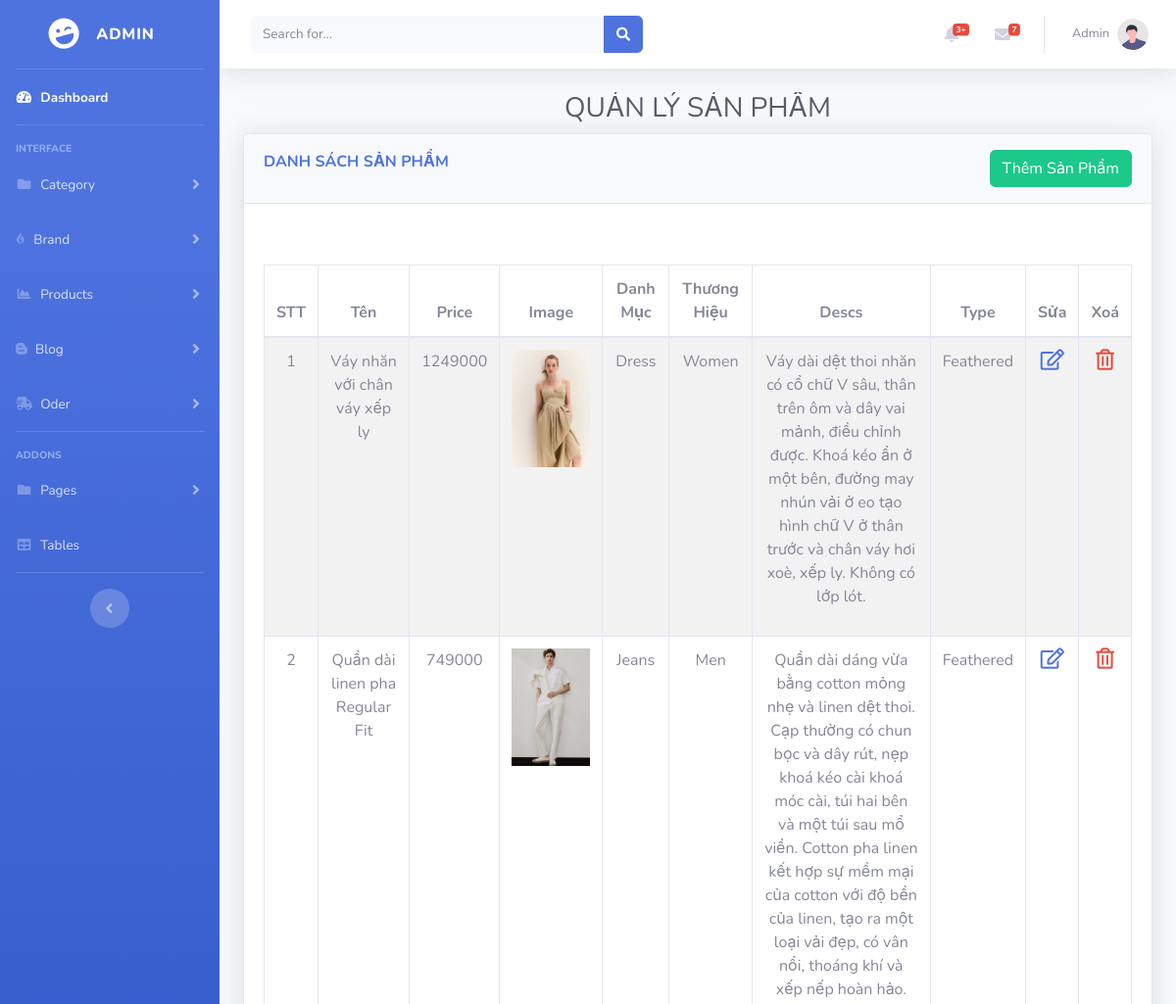
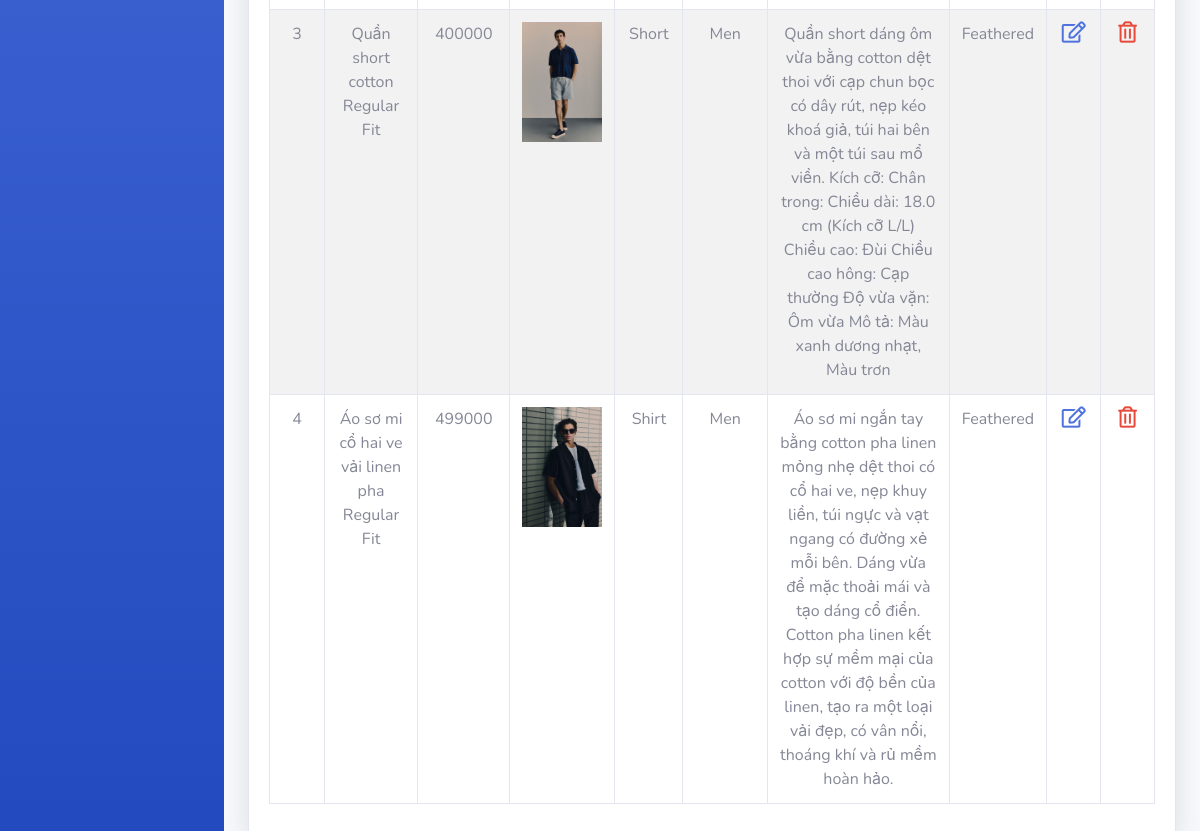
The page /admin/productlist.php (signed in) on the database its author committed (2 pictures, top to bottom).
### tables this page shows
CREATE TABLE `tbl_product` (
  `productId` int(11) NOT NULL,
  `productName` tinytext NOT NULL,
  `catId` int(11) NOT NULL,
  `brandId` int(11) NOT NULL,
  `product_desc` text NOT NULL,
  `type` int(11) NOT NULL,
  `price` varchar(255) NOT NULL,
  `image` varchar(255) NOT NULL
);

CREATE TABLE `tbl_category` (
  `catId` int(11) NOT NULL,
  `catName` varchar(255) NOT NULL
);

CREATE TABLE `tbl_brand` (
  `brandId` int(11) NOT NULL,
  `brandName` varchar(200) NOT NULL
);

### lib/database.php (called while the page is built, shortened)
<?php
Class Database{
   public $host   = DB_HOST;
   public $user   = DB_USER;
   public $pass   = DB_PASS;
   public $dbname = DB_NAME;
   public $link;
private function connectDB(){
   $this->link = new mysqli($this->host, $this->user, $this->pass,
    $this->dbname);
 }
public function select($query){
  $result = $this->link->query($query) or
   die($this->link->error.__LINE__);
  if($result->num_rows > 0){
    return $result;
  } else {
    return false;
  }
 }
}

### classes/product.php (called while the page is built, shortened)
<?php
	$filepath = realpath(dirname(__FILE__));
	include_once ($filepath.'/../lib/database.php');
?>
<?php
	class product
	{
		private $db;
		public function __construct()
		{
			$this->db = new Database();
		}
		public function show_product(){
			$query = "
			SELECT tbl_product.*, tbl_category.catName, tbl_brand.brandName
			FROM tbl_product INNER JOIN tbl_category ON tbl_product.catId = tbl_category.catId
			INNER JOIN tbl_brand ON tbl_product.brandId = tbl_brand.brandId
			order by tbl_product.productId desc";
			$result = $this->db->select($query);
			return $result;
		}
	}
?>

### admin/productlist.php (the view, shortened to what this page needs)
<?php include 'inc/header.php';
?>
<?php include '../classes/product.php';?>
<?php
    $pd = new product();
?>
<div id="content">
    <div class="container-fluid">
        <h1 class="h3 mb-2 text-gray-800 text-center">QUẢN LÝ SẢN PHẨM</h1>
        <div class="card shadow mb-4">
            <div class="card-header py-3">
                <div class="m-0 font-weight-bold text-primary">
                    DANH SÁCH SẢN PHẨM
                    <a href="productadd.php" class="btn btn-success float-right">Thêm Sản Phẩm</a>
                </div>
            </div>
            <div class="alert alert-" style="border-radius:0px;">
            </div>
            <div class="card-body">
                <div class="table-responsive">
                    <table class="table table-bordered table-hover table-striped text-center" id="dataTable"
                        width="100%" cellspacing="0">
                        <thead>
                            <tr>
                                <th style="width:3em;">STT</th>
                                <th>Tên</th>
                                <th>Price</th>
                                <th>Image</th>
                                <th>Danh Mục</th>
                                <th>Thương Hiệu</th>
                                <th>Descs</th>
                                <th>Type</th>
                                <th style="width:3em;">Sửa</th>
                                <th style="width:3em;">Xoá</th>
                            </tr>
                        </thead>
                        <tbody>
                        <?php
						$show_product = $pd->show_product();
						if($show_product){
							$i = 0;
							while($result = $show_product->fetch_assoc()){
								$i++;
					?>
                            <tr>
                            <td><?php echo $i ?></td>
					<td><?php echo $result['productName'] ?></td>
					<td><?php echo $result['price'] ?></td>
					<td><img src="uploads/<?php echo $result['image'] ?>" width="80"></td>
					<td><?php echo $result['catName'] ?></td>
					<td><?php echo $result['brandName'] ?></td>
                        <td><?php echo $result['product_desc'] ?></td>
			         <td> <?php
						if($result['type']==0){
							echo 'Feathered';
						}else{
							echo 'Non-Feathered';
						}
					?></td>
					<td><a href="productedit.php?productid=<?php echo $result['productId'] ?>"><i
                                            class="far fa-edit fa-lg"></i></a> </td>
                     <td> <a href="?productid=<?php echo $result['productId'] ?>"><i class="far fa-trash-alt fa-lg text-danger"></i></a></td>
				</tr>
				<?php
					}
				}
				?>
                        </tbody>
                    </table>
                </div>
            </div>
        </div>
    </div>
</div>

### public/editor/samples/css/samples.css (style rules this page uses)
body, html { margin: 0; padding: 0; font: 16px / 1.8 Arial, 'Helvetica Neue', Helvetica, sans-serif; font-weight: 300; color: #575757; }

### rows shown on the page
tbl_product: productName "Váy nhăn với chân váy xếp ly", price "1249000", image (picture), catId.catName "Dress", brandId.brandName "Women", product_desc "Váy dài dệt thoi nhăn có cổ chữ V sâu, thân trên ôm và dây vai mảnh, điều chỉnh được. Khoá kéo ẩn ở một bên, đường may nhún vải ở eo tạo hình chữ V ở thân trước và chân váy hơi xoè, xếp ly. Không có lớp lót.", type "Feathered"
tbl_product: productName "Quần dài linen pha Regular Fit", price "749000", image (picture), catId.catName "Jeans", brandId.brandName "Men", product_desc "Quần dài dáng vừa bằng cotton mỏng nhẹ và linen dệt thoi. Cạp thường có chun bọc và dây rút, nẹp khoá kéo cài khoá móc cài, túi hai bên và một túi sau mổ viền. Cotton pha linen kết hợp sự mềm mại của cotton với độ bền của linen, tạo ra một loại vải đẹp, có vân nổi, thoáng khí và xếp nếp hoàn hảo.", type "Feathered"
tbl_product: productName "Quần short cotton Regular Fit", price "400000", image (picture), catId.catName "Short", brandId.brandName "Men", product_desc "Quần short dáng ôm vừa bằng cotton dệt thoi với cạp chun bọc có dây rút, nẹp kéo khoá giả, túi hai bên và một túi sau mổ viền. Kích cỡ: Chân trong: Chiều dài: 18.0 cm (Kích cỡ L/L) Chiều cao: Đùi Chiều cao hông: Cạp thường Độ vừa vặn: Ôm vừa Mô tả: Màu xanh dương nhạt, Màu trơn", type "Feathered"
tbl_product: productName "Áo sơ mi cổ hai ve vải linen pha Regular Fit", price "499000", image (picture), catId.catName "Shirt", brandId.brandName "Men", product_desc "Áo sơ mi ngắn tay bằng cotton pha linen mỏng nhẹ dệt thoi có cổ hai ve, nẹp khuy liền, túi ngực và vạt ngang có đường xẻ mỗi bên. Dáng vừa để mặc thoải mái và tạo dáng cổ điển. Cotton pha linen kết hợp sự mềm mại của cotton với độ bền của linen, tạo ra một loại vải đẹp, có vân nổi, thoáng khí và rủ mềm hoàn hảo.", type "Feathered"

### other values the page prints
Session::get('adminName') "Admin"
